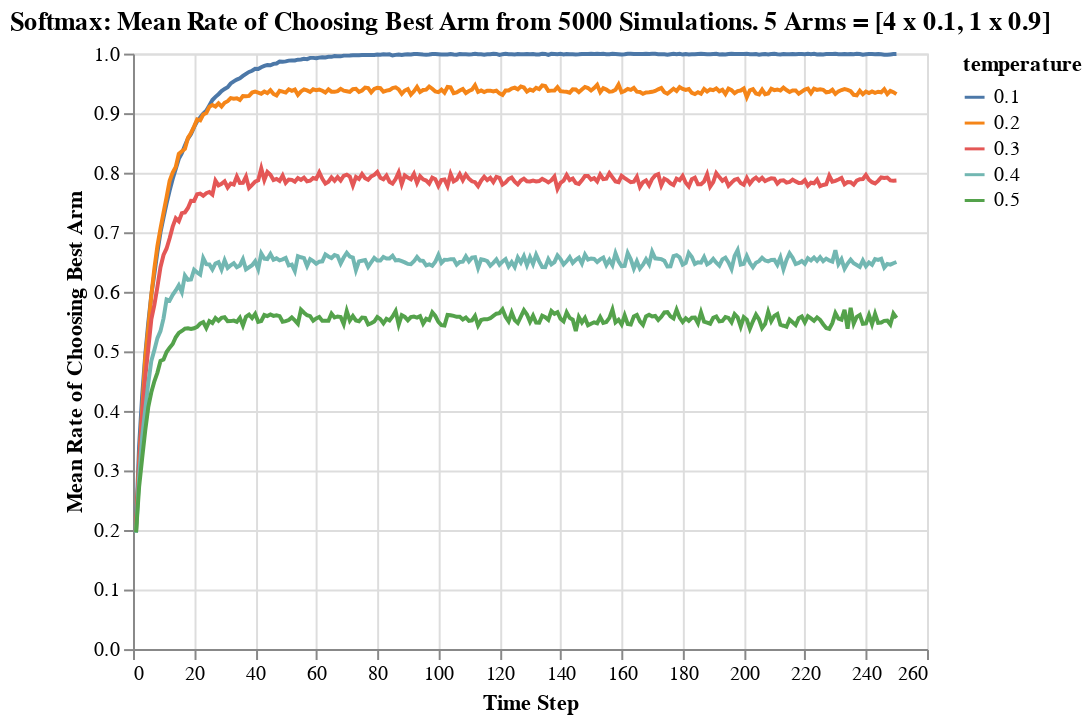

The code cell stored with this chart in its notebook:
### Code cell
alt.Chart(df_chose_correctly).mark_line().encode(
    alt.X("step:Q", title = "Time Step"),
    alt.Y("chose_correct:Q", title = "Mean Rate of Choosing Best Arm", scale = alt.Scale(domain = [0, 1])),
    color = alt.Color("temperature:N")
).properties(
    title = "Softmax: Mean Rate of Choosing Best Arm from 5000 Simulations. 5 Arms = [4 x 0.1, 1 x 0.9]",
)

### Figure 1 — Vega-Lite specification as saved in the notebook (floating-point values rounded to 4 significant figures; data arrays with more than 128 entries replaced by an {"elided": "..."} marker saying what was removed)
{"$schema": "https://vega.github.io/schema/vega-lite/v3.4.0.json", "config": {"mark": {"tooltip": null}, "view": {"height": 300, "width": 400}}, "data": {"name": "data-5ff14a0f142fb20298b3a53ee53676cb"}, "datasets": {"data-5ff14a0f142fb20298b3a53ee53676cb": {"elided": "1250 records"}}, "encoding": {"color": {"field": "temperature", "type": "nominal"}, "x": {"field": "step", "title": "Time Step", "type": "quantitative"}, "y": {"field": "chose_correct", "scale": {"domain": [0, 1]}, "title": "Mean Rate of Choosing Best Arm", "type": "quantitative"}}, "mark": "line", "title": "Softmax: Mean Rate of Choosing Best Arm from 5000 Simulations. 5 Arms = [4 x 0.1, 1 x 0.9]"}
